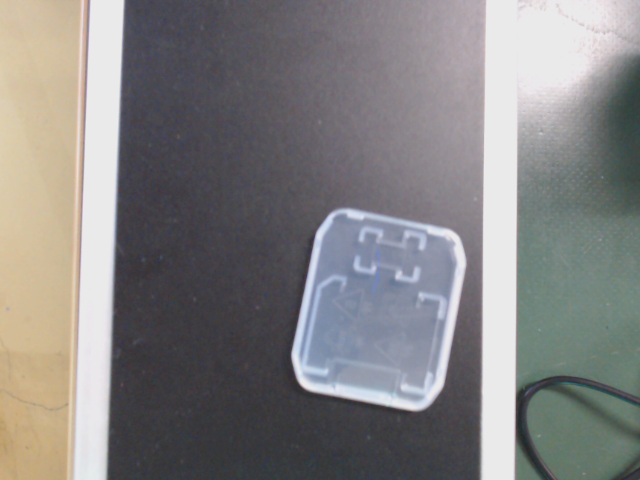
#> input picture sd_0/1528095908.760708.png, 640 x 480 px, given in place of the camera
$ python _demo.py
#> lines starting #> are read from the running program, lines starting #| are printed output that depends on the picture; after the words box and inside, x2 and y2 are one past the last pixel; in counts of white or black regions, pixels touching at a corner belong together
import numpy as np
import cv2
import time
import subprocess
import time

#W, H = 480, 640
#cap.set(cv2.CAP_PROP_FRAME_HEIGHT, H)
#cap.set(cv2.CAP_PROP_FRAME_WIDTH, W)
CROP_W, CROP_H = 150,200

cap = cv2.VideoCapture(0)

ret, frame = cap.read()
#> frame is the input picture: shape (480, 640, 3); mean B, G, R 130.6, 130.5, 132.1
print(frame.shape)
#| (480, 640, 3)

while(True):
    ret, frame = cap.read()
    W, H, _ = frame.shape
#> W = 480; H = 640
    frame_gray = cv2.cvtColor(frame, cv2.COLOR_BGR2GRAY)
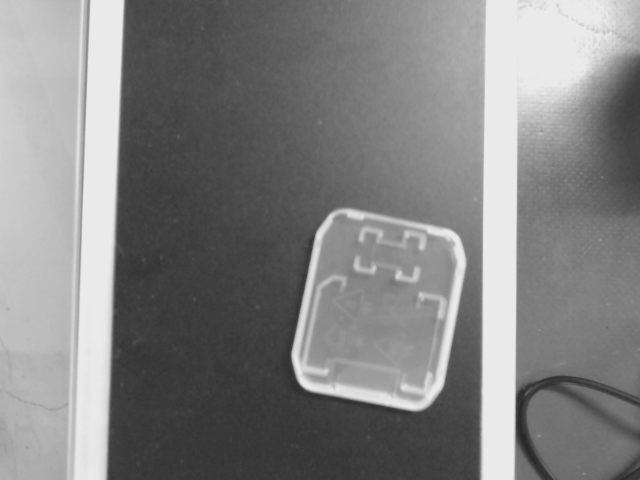
#> frame_gray: shape (480, 640); min 38, max 236, mean 130.8
    mask = cv2.inRange(frame, (0,0,0), (200,200,200))
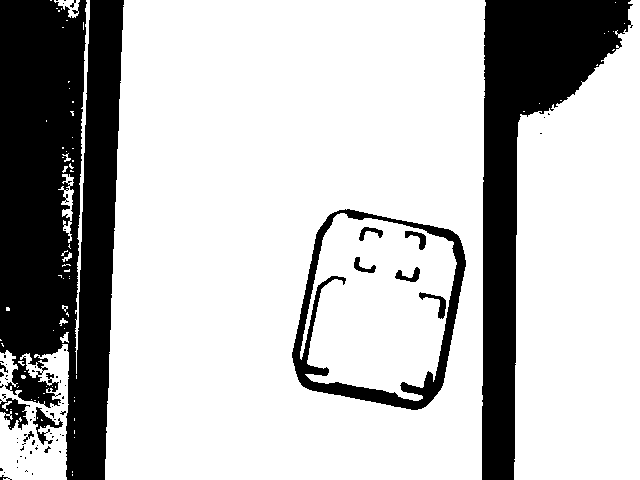
#> mask: shape (480, 640); 74.4% white; 71 black regions (57 under 20 px), largest, box (x1, y1, x2, y2) and area: (0, 0, 124, 480) 45374, (482, 0, 633, 480) 25408, (292, 209, 466, 410) 5893
    frame_canny = cv2.Canny(mask, threshold1=150, threshold2=300)
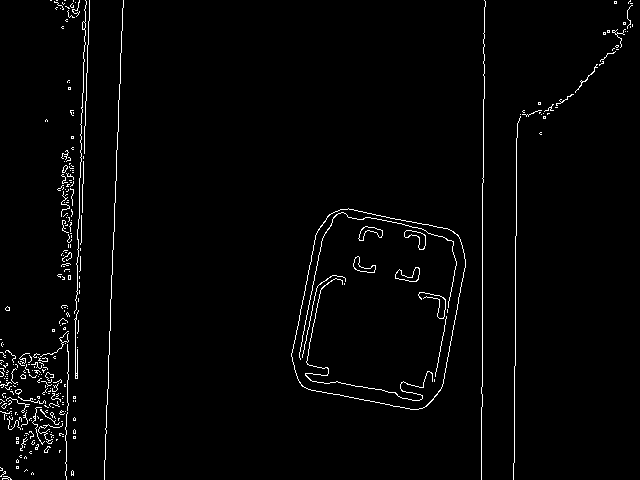
#> frame_canny: shape (480, 640); 2.1% white in thin lines or dots

    # crop RoI
    roi = frame_canny[CROP_H:-CROP_H, CROP_W:-CROP_W]
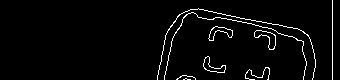
#> roi: shape (80, 340); 3.2% white in thin lines or dots, all inside (x1, y1, x2, y2) = (157, 0, 333, 80)

    num_white = cv2.countNonZero(roi)
#> num_white = 873
    is_exist = True if num_white > 700 else False
#> is_exist = True

    if is_exist:
        # find moments
        print(num_white)
#| 873
        mu = cv2.moments(roi, False)
#> mu = moments, m00 222615, centre m10/m00, m01/m00 = (242.3, 42.16)
        x, y = int(mu["m10"]/mu["m00"])+CROP_W, int(mu["m01"]/mu["m00"])+CROP_H
#> x = 392; y = 242
 #       frame = cv2.circle(frame, (x, y), 20, (0, 0, 255), -1)

    output_image = np.zeros((W*2, H*2, 3))
    output_image[:W, :H] = frame/255
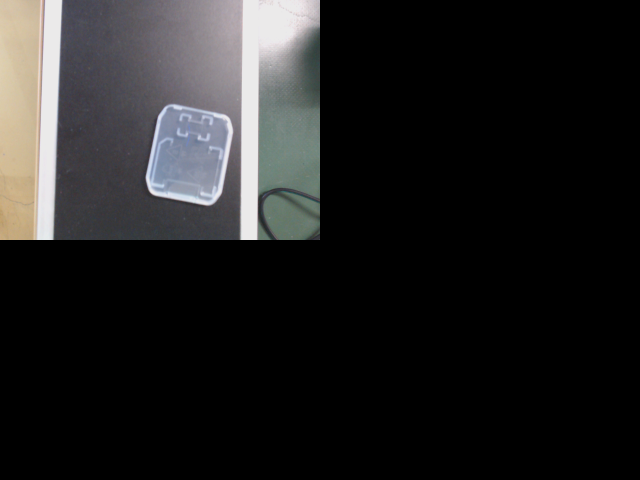
#> output_image: shape (960, 1280, 3) float64 (shown at 1/2 size); mean B, G, R 0.128, 0.128, 0.129
    output_image[W:, :H] = np.stack((mask, mask, mask), axis=-1)
    output_image[:W, H:] = np.stack((frame_canny, frame_canny, frame_canny), axis=-1)
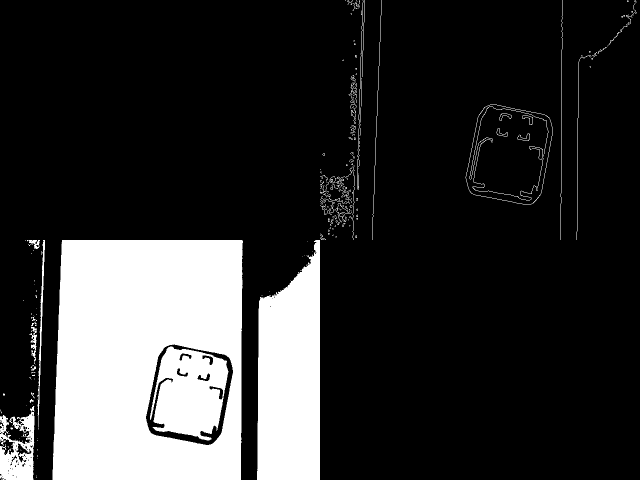
#> output_image: shape (960, 1280, 3) float64 (shown at 1/2 size); mean B, G, R 48.9, 48.9, 48.9
    output_image[W+CROP_H:-CROP_H, H+CROP_W:-CROP_W] = np.stack((roi, roi, roi), axis=-1)

    cv2.imshow('demo', output_image)
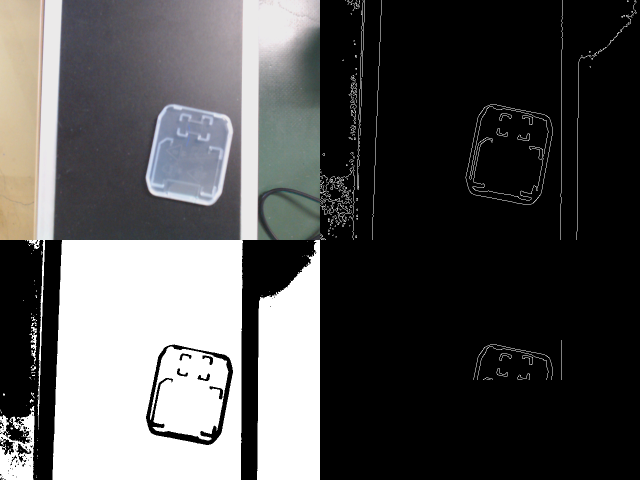
#> window 'demo': shape (960, 1280, 3) (shown at 1/2 size); mean B, G, R 81.5, 81.5, 81.9

    if cv2.waitKey(1) & 0xFF == ord('q'):
#> (key q is pressed here)
        break
    if is_exist:
#        subprocess.call(["python3", "_pick_place.py"])
        now = time.time()
        cv2.imwrite('sd_0/' + str(now) +  '.png',frame)
        print('now capture', now)
        break

cap.release()
cv2.destroyAllWindows()

$ run again, on sd_0/1528096000.986143.png
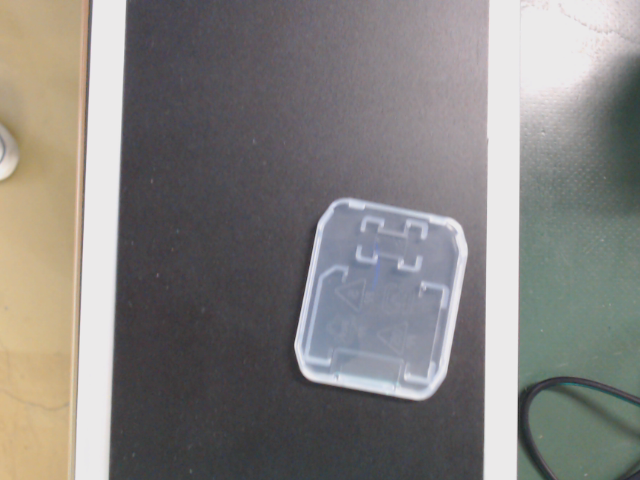
#> input picture sd_0/1528096000.986143.png, 640 x 480 px, given in place of the camera
#> frame is the input picture: shape (480, 640, 3); mean B, G, R 127.9, 130.3, 133
#| (480, 640, 3)
#> `mask = cv2.inRange(frame, (0,0,0), (200,200,200))`:
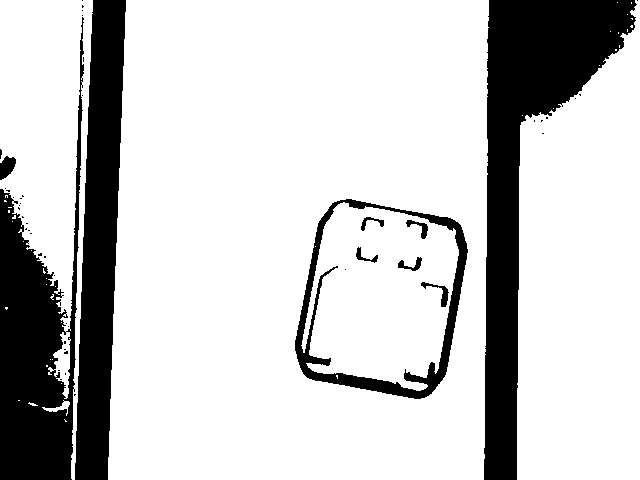
#> mask: shape (480, 640); 79.1% white; 50 black regions (40 under 20 px), largest, box (x1, y1, x2, y2) and area: (484, 0, 637, 480) 25289, (0, 17, 84, 480) 16636, (75, 0, 126, 480) 15882
#> frame_canny: shape (480, 640); 1.8% white in thin lines or dots
#> roi: shape (80, 340); 3.4% white in thin lines or dots, all inside (x1, y1, x2, y2) = (157, 0, 337, 80)
#> num_white = 923
#> is_exist = True
#| 923
#> mu = moments, m00 235365, centre m10/m00, m01/m00 = (243.3, 36.09)
#> x = 393; y = 236
#> `cv2.imshow('demo', output_image)`:
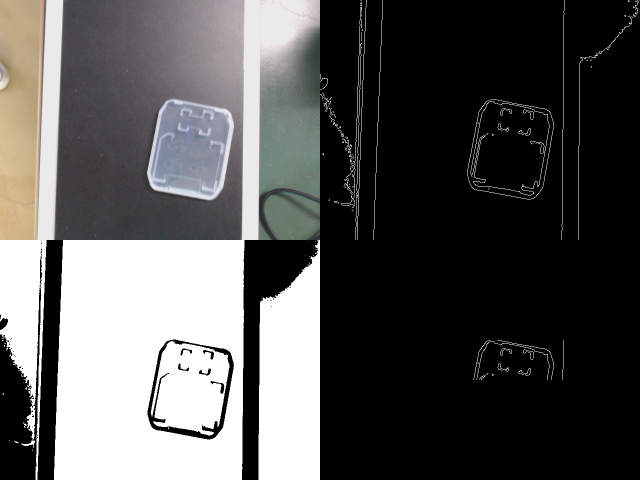
#> window 'demo': shape (960, 1280, 3) (shown at 1/2 size); mean B, G, R 83.8, 84.4, 85.1
